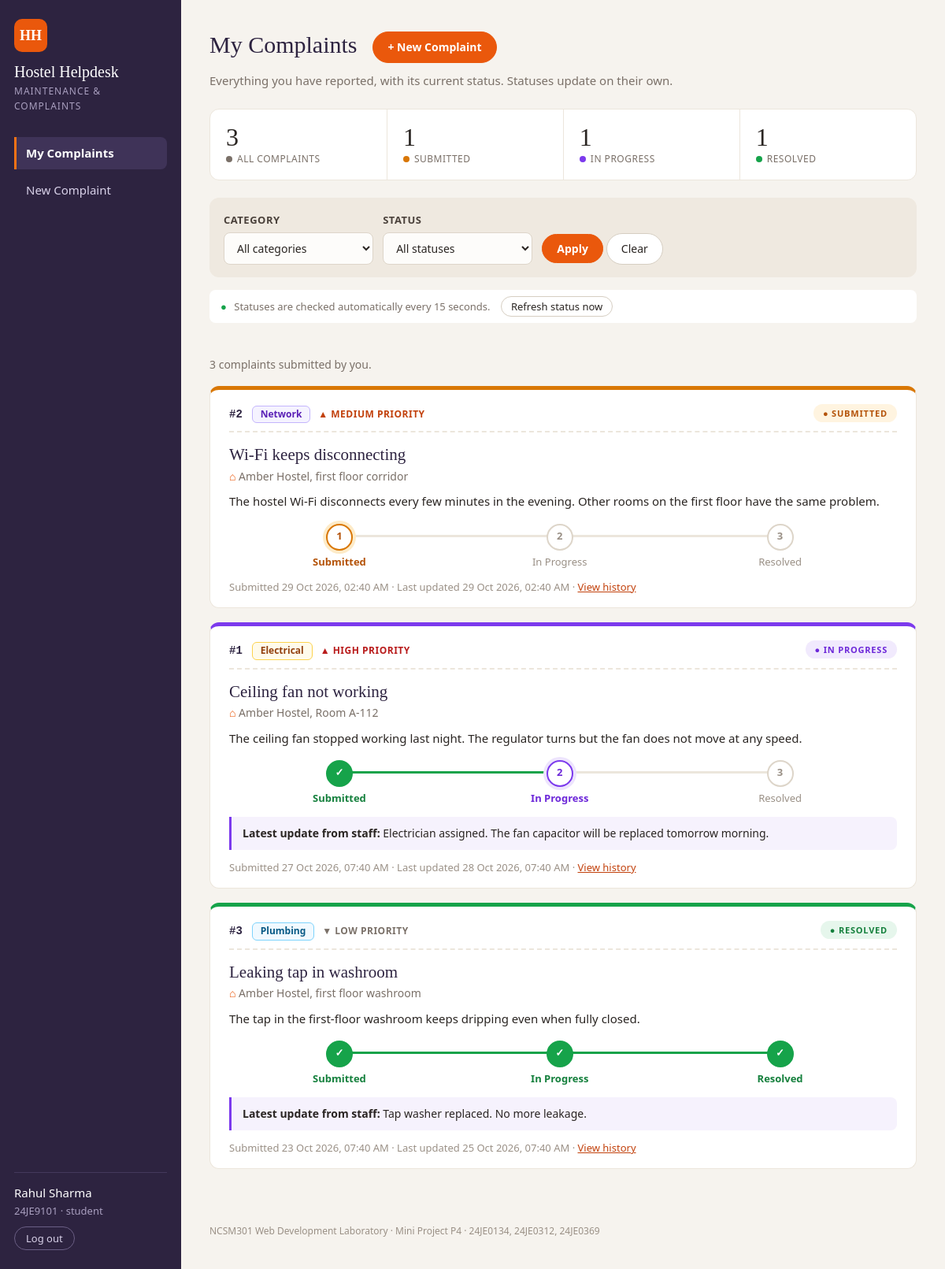
Screenshot of /index.php (signed in) with the database file from the repository.
### tables this page shows
CREATE TABLE complaints (
    complaint_id INT AUTO_INCREMENT PRIMARY KEY,
    user_id      INT          NOT NULL,
    category_id  INT          NOT NULL,
    title        VARCHAR(100) NOT NULL,
    description  TEXT         NOT NULL,
    location     VARCHAR(80)  NOT NULL,
    priority     VARCHAR(10)  NOT NULL DEFAULT 'Medium',
    status       VARCHAR(20)  NOT NULL DEFAULT 'Submitted',
    created_at   TIMESTAMP    NOT NULL DEFAULT CURRENT_TIMESTAMP,
    updated_at   TIMESTAMP    NOT NULL DEFAULT CURRENT_TIMESTAMP,
    resolved_at  TIMESTAMP    NULL,
    CHECK (priority IN ('Low', 'Medium', 'High')),
    CHECK (status IN ('Submitted', 'In Progress', 'Resolved')),
    FOREIGN KEY (user_id) REFERENCES users (user_id),
    FOREIGN KEY (category_id) REFERENCES categories (category_id)
);

CREATE TABLE categories (
    category_id INT AUTO_INCREMENT PRIMARY KEY,
    name        VARCHAR(30) NOT NULL UNIQUE
);

### auth.php (called while the page is built, shortened)
<?php
function is_logged_in() {
    return isset($_SESSION["userId"]);
}
function is_staff() {
    return is_logged_in() && $_SESSION["role"] === "staff";
}
?>

### index.php (the view, shortened to what this page needs)
<?php
require "auth.php";
require "db.php";
require "functions.php";
$userId = $_SESSION["userId"];
$categoryId = isset($_GET["category"]) ? (int) $_GET["category"] : 0;
$status = isset($_GET["status"]) ? $_GET["status"] : "";
if (!in_array($status, all_statuses(), true)) {
    $status = "";
}
$conditions = ["c.user_id = :userId"];
$params = [":userId" => $userId];
$sql = "SELECT c.complaint_id, c.title, c.description, c.location, c.priority, c.status,
               c.created_at, c.updated_at, cat.name AS category,
               (SELECT h.remark FROM complaint_updates h
                WHERE h.complaint_id = c.complaint_id AND h.remark IS NOT NULL
                ORDER BY h.update_id DESC LIMIT 1) AS last_remark
        FROM complaints c
        JOIN categories cat ON c.category_id = cat.category_id
        WHERE " . implode(" AND ", $conditions) . "
        ORDER BY c.created_at DESC";
$statement = $pdo->prepare($sql);
$statement->execute($params);
$complaints = $statement->fetchAll();
$summary = get_summary($pdo, $userId);
$isFiltered = $categoryId > 0 || $status !== "";
$activePage = "mine";
require "header.php";
?>
    <main class="page-container">
        <div class="page-heading">
            <h1>My Complaints</h1>
            <a href="new_complaint.php" class="button-link button-primary">+ New Complaint</a>
            <p class="page-intro">Everything you have reported, with its current status. Statuses update on their own.</p>
        </div>
        <section class="summary" aria-label="Your summary">
            <a class="summary-tile" href="index.php">
                <span class="summary-number" id="summary-total"><?php echo $summary["total"]; ?></span>
                <span class="summary-label">All complaints</span>
            </a>
            <a class="summary-tile tile-submitted" href="index.php?status=Submitted">
                <span class="summary-number" id="summary-submitted"><?php echo $summary["submitted"]; ?></span>
                <span class="summary-label">Submitted</span>
            </a>
            <a class="summary-tile tile-progress" href="index.php?status=In+Progress">
                <span class="summary-number" id="summary-progress"><?php echo $summary["inProgress"]; ?></span>
                <span class="summary-label">In progress</span>
            </a>
            <a class="summary-tile tile-resolved" href="index.php?status=Resolved">
                <span class="summary-number" id="summary-resolved"><?php echo $summary["resolved"]; ?></span>
                <span class="summary-label">Resolved</span>
            </a>
        </section>
        <form id="filter-form" class="filter-bar" action="index.php" method="get">
            <div class="filter-field">
                <label for="category">Category</label>
                <select id="category" name="category">
                    <option value="0">All categories</option>
                </select>
            </div>
            <div class="filter-field">
                <label for="status">Status</label>
                <select id="status" name="status">
                    <option value="">All statuses</option>
                </select>
            </div>
            <div class="filter-field filter-buttons">
                <button type="submit" class="button-primary">Apply</button>
                <a href="index.php" class="button-link">Clear</a>
            </div>
        </form>
        <div class="refresh-bar">
            <span id="refresh-time">Statuses are checked automatically every 15 seconds.</span>
            <button type="button" id="refresh-button">Refresh status now</button>
        </div>
        <p id="refresh-message" class="status-message" aria-live="polite"></p>
        <p class="result-count">
            <?php
            echo count($complaints) === 1 ? "1 complaint" : count($complaints) . " complaints";
            echo $isFiltered ? " match the selected filters." : " submitted by you.";
            ?>
        </p>
        <div class="complaint-list">
            <?php foreach ($complaints as $complaint): ?>
                <article class="complaint-card tracked-complaint" id="complaint-<?php echo $complaint["complaint_id"]; ?>"
                         data-complaint-id="<?php echo $complaint["complaint_id"]; ?>"
                         data-status="<?php echo htmlspecialchars($complaint["status"]); ?>">
                    <div class="card-top">
                        <span class="complaint-number">#<?php echo $complaint["complaint_id"]; ?></span>
                        <span class="badge badge-<?php echo strtolower(htmlspecialchars($complaint["category"])); ?>">
                            <?php echo htmlspecialchars($complaint["category"]); ?>
                        </span>
                        <span class="priority priority-<?php echo strtolower(htmlspecialchars($complaint["priority"])); ?>">
                            <?php echo htmlspecialchars($complaint["priority"]); ?> priority
                        </span>
                        <span class="status-pill <?php echo status_class($complaint["status"]); ?>">
                            <?php echo htmlspecialchars($complaint["status"]); ?>
                        </span>
                    </div>
                    <h2 class="complaint-title"><?php echo htmlspecialchars($complaint["title"]); ?></h2>
                    <p class="complaint-location"><?php echo htmlspecialchars($complaint["location"]); ?></p>
                    <p class="complaint-body"><?php echo nl2br(htmlspecialchars($complaint["description"])); ?></p>
                    <?php print_progress($complaint["status"]); ?>
                    <p class="staff-remark" <?php echo $complaint["last_remark"] === null ? "hidden" : ""; ?>>
                        <strong>Latest update from staff:</strong>
                        <span class="remark-text"><?php echo htmlspecialchars((string) $complaint["last_remark"]); ?></span>
                    </p>
                    <p class="complaint-meta">
                        Submitted <?php echo format_time($complaint["created_at"]); ?>
                        &middot; Last updated <span class="updated-text"><?php echo format_time($complaint["updated_at"]); ?></span>
                        &middot; <a href="complaint.php?id=<?php echo $complaint["complaint_id"]; ?>">View history</a>
                    </p>
                </article>
            <?php endforeach; ?>
        </div>
    </main>
<?php require "footer.php"; ?>
</body>
</html>

### header.php (shortened to what this page needs)
<!DOCTYPE html>
<html lang="en">
<head>
    <link rel="stylesheet" href="styles.css">
</head>
<body class="app">
    <aside class="sidebar">
        <a class="brand" href="index.php">
            <span class="brand-mark">HH</span>
            <span class="brand-name">Hostel Helpdesk</span>
            <span class="brand-tagline">Maintenance &amp; complaints</span>
        </a>
        <nav class="side-nav">
            <?php if (is_staff()): ?>
                <a href="manage.php" class="<?php echo $activePage === "manage" ? "active" : ""; ?>">All Complaints</a>
            <?php else: ?>
                <a href="index.php" class="<?php echo $activePage === "mine" ? "active" : ""; ?>">My Complaints</a>
                <a href="new_complaint.php" class="<?php echo $activePage === "new" ? "active" : ""; ?>">New Complaint</a>
            <?php endif; ?>
        </nav>
        <div class="side-user">
            <span class="side-user-name"><?php echo htmlspecialchars($_SESSION["fullName"]); ?></span>
            <span class="side-user-details">
                <?php echo htmlspecialchars($_SESSION["loginId"]); ?> &middot; <?php echo htmlspecialchars($_SESSION["role"]); ?>
            </span>
            <a href="logout.php" class="logout-link">Log out</a>
        </div>
    </aside>
    <div class="main-area">

### functions.php (shortened to what this page needs)
<?php
function all_statuses() {
    return ["Submitted", "In Progress", "Resolved"];
}
function status_class($status) {
    if ($status === "In Progress") {
        return "status-progress";
    } elseif ($status === "Resolved") {
        return "status-resolved";
    }
    return "status-submitted";
}
function format_time($timestamp) {
    return date("d M Y, h:i A", strtotime($timestamp));
}
function print_progress($status) {
    $statusOrder = all_statuses();
    $current = array_search($status, $statusOrder);
    echo '<ol class="progress-steps">';
    foreach ($statusOrder as $position => $step) {
        $class = "step";
        if ($position < $current) {
            $class .= " step-done";
        } elseif ($position === $current) {
            $class .= $status === "Resolved" ? " step-done" : " step-current";
        }
        echo '<li class="' . $class . '">' . htmlspecialchars($step) . '</li>';
    }
    echo '</ol>';
}
function get_summary($pdo, $userId) {
    $sql = "SELECT COUNT(*) AS total,
                   SUM(status = 'Submitted') AS submitted,
                   SUM(status = 'In Progress') AS inProgress,
                   SUM(status = 'Resolved') AS resolved
            FROM complaints";
    $params = [];
    if ($userId !== null) {
        $sql .= " WHERE user_id = :userId";
        $params[":userId"] = $userId;
    }
    $statement = $pdo->prepare($sql);
    $statement->execute($params);
    $row = $statement->fetch();
    return [
        "total" => (int) $row["total"],
        "submitted" => (int) $row["submitted"],
        "inProgress" => (int) $row["inProgress"],
        "resolved" => (int) $row["resolved"],
    ];
}
    ?>

### footer.php
    <footer class="site-footer">
        <p>NCSM301 Web Development Laboratory &middot; Mini Project P4 &middot; 24JE0134, 24JE0312, 24JE0369</p>
    </footer>
</div>

### rows the page displays
complaints: complaint_id "2", category.name "Network", priority "MEDIUM", status "SUBMITTED", title "Wi-Fi keeps disconnecting", location "Amber Hostel, first floor corridor", description "The hostel Wi-Fi disconnects every few minutes in the evening. Other rooms on the first floor have the same problem.", step "Submitted", step "In Progress", step "Resolved", created_at "29 Oct 2026, 02:40 AM", updated_at "29 Oct 2026, 02:40 AM"
complaints: complaint_id "1", category.name "Electrical", priority "HIGH", status "IN PROGRESS", title "Ceiling fan not working", location "Amber Hostel, Room A-112", description "The ceiling fan stopped working last night. The regulator turns but the fan does not move at any speed.", step "Submitted", step "In Progress", step "Resolved", last_remark "Electrician assigned. The fan capacitor will be replaced tomorrow morning.", created_at "27 Oct 2026, 07:40 AM", updated_at "28 Oct 2026, 07:40 AM"
complaints: complaint_id "3", category.name "Plumbing", priority "LOW", status "RESOLVED", title "Leaking tap in washroom", location "Amber Hostel, first floor washroom", description "The tap in the first-floor washroom keeps dripping even when fully closed.", step "Submitted", step "In Progress", step "Resolved", last_remark "Tap washer replaced. No more leakage.", created_at "23 Oct 2026, 07:40 AM", updated_at "25 Oct 2026, 07:40 AM"

### other values shown
$_SESSION["fullName"] "Rahul Sharma"
$_SESSION["loginId"] "24JE9101"
$_SESSION["role"] "student"
$summary["total"] "3"
$summary["submitted"] "1"
$summary["inProgress"] "1"
$summary["resolved"] "1"
count($complaints) "3"
